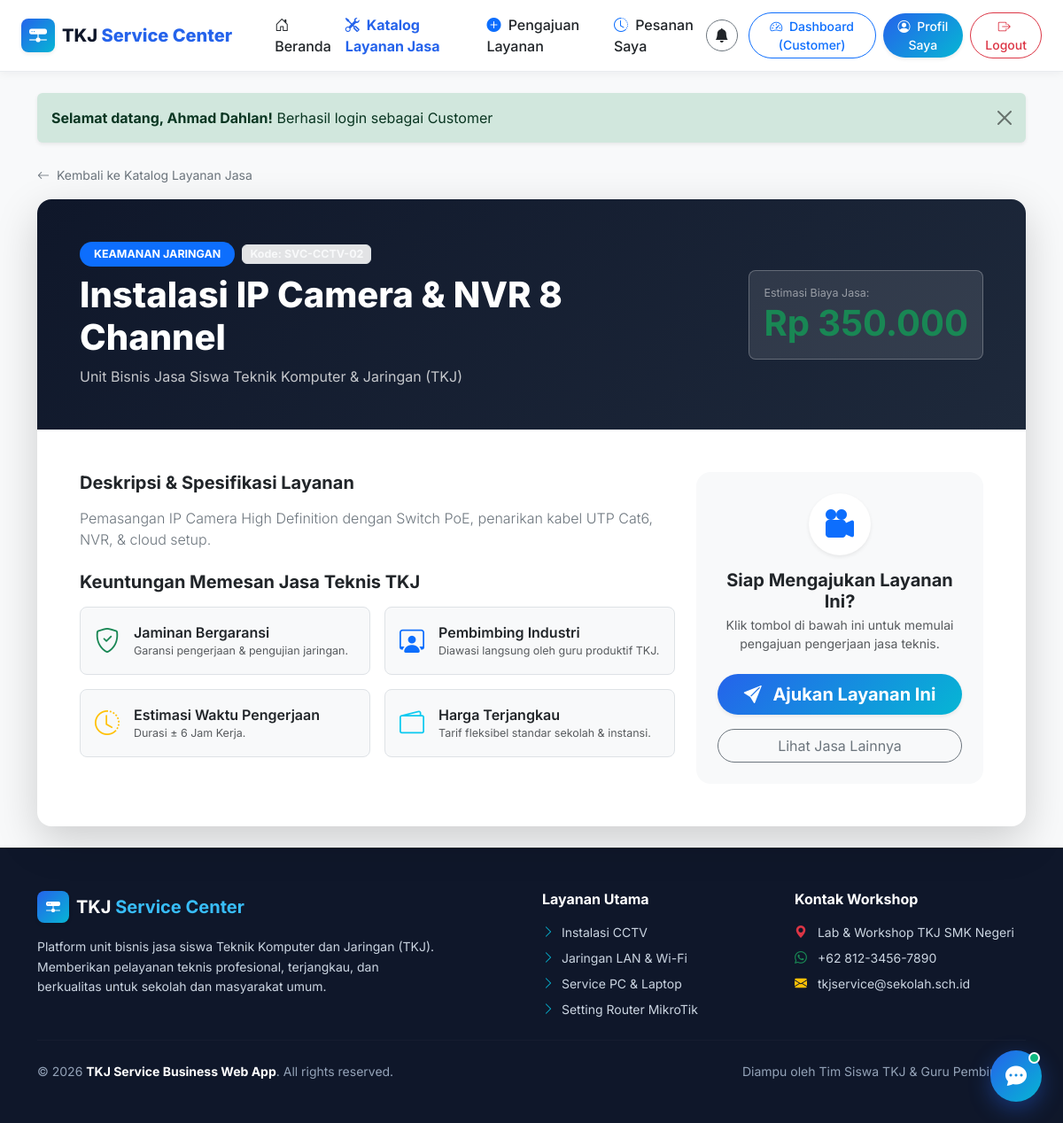
/index.php?url=service/detail/2 (signed in), run on the app's committed database.
### tables this page shows
CREATE TABLE `services` (
    `id` INT AUTO_INCREMENT PRIMARY KEY,
    `code` VARCHAR(20) NOT NULL UNIQUE,
    `name` VARCHAR(100) NOT NULL,
    `category` VARCHAR(50) NOT NULL,
    `description` TEXT NOT NULL,
    `base_price` DECIMAL(12,2) NOT NULL DEFAULT 0.00,
    `estimated_duration_hours` INT NOT NULL DEFAULT 2,
    `icon` VARCHAR(50) DEFAULT 'bi-wrench',
    `is_active` TINYINT(1) NOT NULL DEFAULT 1,
    `created_at` TIMESTAMP DEFAULT CURRENT_TIMESTAMP,
    `updated_at` TIMESTAMP DEFAULT CURRENT_TIMESTAMP ON UPDATE CURRENT_TIMESTAMP,
    INDEX `idx_services_code` (`code`),
    INDEX `idx_services_category` (`category`),
    INDEX `idx_services_active` (`is_active`)
);

### app/controllers/ServiceController.php (called while the page is built, shortened)
<?php
class ServiceController extends Controller
{
    public function detail($id = null)
    {
        $serviceModel = $this->model('ServiceModel');
        $service = $serviceModel->getById($id);
        $data = [
            'title' => htmlspecialchars($service['title'] ?? $service['name']) . ' - TKJ Service Center',
            'active_menu' => 'services',
            'service' => $service
        ];
        $this->view('service/detail', $data);
    }
}

### core/App.php (called while the page is built, shortened)
<?php
class App
{
    protected $method = 'index';
    protected $params = [];
    public function __construct()
    {
        $url = $this->parseUrl();
        if (!empty($url) && isset($url[0])) {
            $controllerName = ucfirst($url[0]) . 'Controller';
            $controllerPath = __DIR__ . '/../app/controllers/' . $controllerName . '.php';
            if (file_exists($controllerPath)) {
                unset($url[0]);
            }
        }
        $this->controller = new $this->controller;
        if (isset($url[1])) {
            if (method_exists($this->controller, $url[1])) {
                $this->method = $url[1];
                unset($url[1]);
            }
        }
        if (!empty($url)) {
            $this->params = array_values($url);
        }
        call_user_func_array([$this->controller, $this->method], $this->params);
    }
    public function parseUrl()
    {
        if (isset($_GET['url'])) {
            $url = rtrim($_GET['url'], '/');
            $url = filter_var($url, FILTER_SANITIZE_URL);
            return explode('/', $url);
        }
        return [];
    }
}

### index.php (called while the page is built, shortened)
<?php
require_once __DIR__ . '/core/Database.php';
require_once __DIR__ . '/core/Controller.php';
require_once __DIR__ . '/core/Flasher.php';
require_once __DIR__ . '/core/App.php';
$app = new App();

### core/Database.php (called while the page is built, shortened)
<?php
class Database
{
    private $host = DB_HOST;
    private $user = DB_USER;
    private $pass = DB_PASS;
    private $dbname = DB_NAME;
    private $port = DB_PORT;
    private $dbh;
    private $stmt;
    public function __construct()
    {
        $dsn = 'mysql:host=' . $this->host . ';port=' . $this->port . ';dbname=' . $this->dbname . ';charset=' . DB_CHARSET;
        $options = [
            PDO::ATTR_PERSISTENT => true,
            PDO::ATTR_ERRMODE => PDO::ERRMODE_EXCEPTION,
            PDO::ATTR_DEFAULT_FETCH_MODE => PDO::FETCH_ASSOC
        ];
        try {
            $this->dbh = new PDO($dsn, $this->user, $this->pass, $options);
        } catch (PDOException $e) {
            $this->error = $e->getMessage();
        }
    }
    public function isConnected()
    {
        return $this->dbh !== null;
    }
    public function query($sql)
    {
        $this->stmt = $this->dbh->prepare($sql);
        return $this;
    }
    public function bind($param, $value, $type = null)
    {
        if (is_null($type)) {
            switch (true) {
                case is_int($value):
                    $type = PDO::PARAM_INT;
                    break;
                default:
                    $type = PDO::PARAM_STR;
            }
        }
        $this->stmt->bindValue($param, $value, $type);
        return $this;
    }
    public function execute()
    {
        try {
            return $this->stmt->execute();
        } catch (PDOException $e) {
            $this->error = $e->getMessage();
            return false;
        }
    }
    public function single()
    {
        $this->execute();
        return $this->stmt ? $this->stmt->fetch() : null;
    }
}

### app/models/ServiceModel.php (called while the page is built, shortened)
<?php
class ServiceModel
{
    private $db;
    private $table = 'services';
    public function __construct()
    {
        $this->db = new Database();
    }
    public function getById($id)
    {
        if ($this->db->isConnected()) {
            $this->db->query("SELECT *, name as title, base_price as price_estimate FROM " . $this->table . " WHERE id = :id");
            $this->db->bind(':id', $id);
            $result = $this->db->single();
            if ($result) {
                return $result;
            }
        }
        return null;
    }
}

### app/views/service/detail.php (the view, shortened to what this page needs)
<div class="container py-4 my-auto">
  <div class="mb-3">
    <a href="<?= BASE_URL ?>/index.php?url=service" class="text-decoration-none text-secondary small">
      <i class="bi bi-arrow-left me-1"></i> Kembali ke Katalog Layanan Jasa
    </a>
  </div>
  <div class="card border-0 shadow-lg rounded-4 overflow-hidden bg-white">
    <div class="card-header bg-dark-gradient text-white p-4 p-md-5 border-0">
      <div class="row align-items-center gy-3">
        <div class="col-md-8">
          <div class="d-flex align-items-center gap-2 mb-2">
            <span class="badge bg-primary px-3 py-2 rounded-pill extra-small text-uppercase">
              <?= htmlspecialchars($service['category'] ?? 'Jasa IT') ?>
            </span>
            <span class="badge bg-secondary-subtle text-light border px-2 py-1 extra-small">
              Kode: <?= htmlspecialchars($service['code'] ?? 'SVC-001') ?>
            </span>
          </div>
          <h2 class="display-6 fw-extrabold mb-2"><?= htmlspecialchars($service['title'] ?? $service['name']) ?></h2>
          <p class="text-white opacity-75 mb-0">Unit Bisnis Jasa Siswa Teknik Komputer & Jaringan (TKJ)</p>
        </div>
        <div class="col-md-4 text-md-end">
          <div class="bg-white bg-opacity-10 p-3 rounded-3 d-inline-block text-start border border-white border-opacity-25">
            <span class="text-white-50 extra-small d-block">Estimasi Biaya Jasa:</span>
            <span class="display-6 fw-bold text-success">
              Rp <?= number_format($service['price_estimate'] ?? $service['base_price'] ?? 0, 0, ',', '.') ?>
            </span>
          </div>
        </div>
      </div>
    </div>
    <div class="card-body p-4 p-md-5">
      <div class="row gy-4">
        <div class="col-lg-8">
          <h5 class="fw-bold text-dark mb-3">Deskripsi & Spesifikasi Layanan</h5>
          <p class="text-secondary lead fs-6 mb-4">
            <?= nl2br(htmlspecialchars($service['description'])) ?>
          </p>
          <h5 class="fw-bold text-dark mb-3">Keuntungan Memesan Jasa Teknis TKJ</h5>
          <div class="row g-3 mb-4">
            <div class="col-md-6">
              <div class="d-flex align-items-center gap-3 p-3 bg-light rounded-3 border">
                <i class="bi bi-shield-check text-success fs-3"></i>
                <div>
                  <div class="fw-semibold text-dark">Jaminan Bergaransi</div>
                  <div class="extra-small text-muted">Garansi pengerjaan & pengujian jaringan.</div>
                </div>
              </div>
            </div>
            <div class="col-md-6">
              <div class="d-flex align-items-center gap-3 p-3 bg-light rounded-3 border">
                <i class="bi bi-person-workspace text-primary fs-3"></i>
                <div>
                  <div class="fw-semibold text-dark">Pembimbing Industri</div>
                  <div class="extra-small text-muted">Diawasi langsung oleh guru produktif TKJ.</div>
                </div>
              </div>
            </div>
            <div class="col-md-6">
              <div class="d-flex align-items-center gap-3 p-3 bg-light rounded-3 border">
                <i class="bi bi-clock-history text-warning fs-3"></i>
                <div>
                  <div class="fw-semibold text-dark">Estimasi Waktu Pengerjaan</div>
                  <div class="extra-small text-muted">Durasi ± <?= htmlspecialchars($service['estimated_duration_hours'] ?? 2) ?> Jam Kerja.</div>
                </div>
              </div>
            </div>
            <div class="col-md-6">
              <div class="d-flex align-items-center gap-3 p-3 bg-light rounded-3 border">
                <i class="bi bi-wallet2 text-info fs-3"></i>
                <div>
                  <div class="fw-semibold text-dark">Harga Terjangkau</div>
                  <div class="extra-small text-muted">Tarif fleksibel standar sekolah & instansi.</div>
                </div>
              </div>
            </div>
          </div>
        </div>
        <div class="col-lg-4">
          <div class="card border-0 bg-light p-4 rounded-4 text-center">
            <div class="service-icon mx-auto mb-3 text-primary bg-white d-inline-flex align-items-center justify-content-center rounded-circle shadow-sm" style="width: 70px; height: 70px; font-size: 2rem;">
              <i class="bi <?= htmlspecialchars($service['icon'] ?? 'bi-wrench') ?>"></i>
            </div>
            <h5 class="fw-bold mb-1">Siap Mengajukan Layanan Ini?</h5>
            <p class="text-muted small mb-4">Klik tombol di bawah ini untuk memulai pengajuan pengerjaan jasa teknis.</p>
            <a href="<?= BASE_URL ?>/index.php?url=service/apply/<?= $service['id'] ?>" class="btn btn-primary-gradient btn-lg w-100 rounded-pill text-white fw-bold shadow-sm mb-3">
              <i class="bi bi-send-fill me-2"></i> Ajukan Layanan Ini
            </a>
            <a href="<?= BASE_URL ?>/index.php?url=service" class="btn btn-outline-secondary w-100 rounded-pill">
              Lihat Jasa Lainnya
            </a>
          </div>
        </div>
      </div>
    </div>
  </div>
</div>

### assets/css/style.css (style rules this page uses)
:root { --primary-color: #2563eb; --primary-dark: #1d4ed8; --primary-light: #60a5fa; --secondary-color: #06b6d4; --dark-navy: #0f172a; --text-main: #334155; --text-muted: #475569; --bg-main: #f8fafc; --success-color: #16a34a; --warning-color: #f59e0b; --danger-color: #ef4444; --font-family: 'Inter', system-ui, -apple-system, sans-serif; }
body { font-family: var(--font-family); background-color: var(--bg-main); color: var(--text-main); -webkit-font-smoothing: antialiased; }
.bg-dark-gradient { background: linear-gradient(135deg, #0f172a 0%, #1e293b 100%) !important; }
.btn-primary-gradient { background: linear-gradient(135deg, #2563eb 0%, #06b6d4 100%); color: #ffffff !important; border: none; transition: all 0.3s cubic-bezier(0.4, 0, 0.2, 1); box-shadow: 0 4px 14px rgba(37, 99, 235, 0.25); }
.fw-extrabold { font-weight: 800; }
.extra-small { font-size: 0.78rem; }

### data on the page
services: category "KEAMANAN JARINGAN", code "SVC-CCTV-02", name "Instalasi IP Camera & NVR 8 Channel", base_price "350.000", description "Pemasangan IP Camera High Definition dengan Switch PoE, penarikan kabel UTP Cat6, NVR, & cloud setup.", estimated_duration_hours "6"

### other printed values
str_replace('_', ' ', $user['role']) "Customer"
$flash['message'] "Selamat datang, Ahmad Dahlan!"
$flash['action'] "Berhasil login sebagai Customer"
